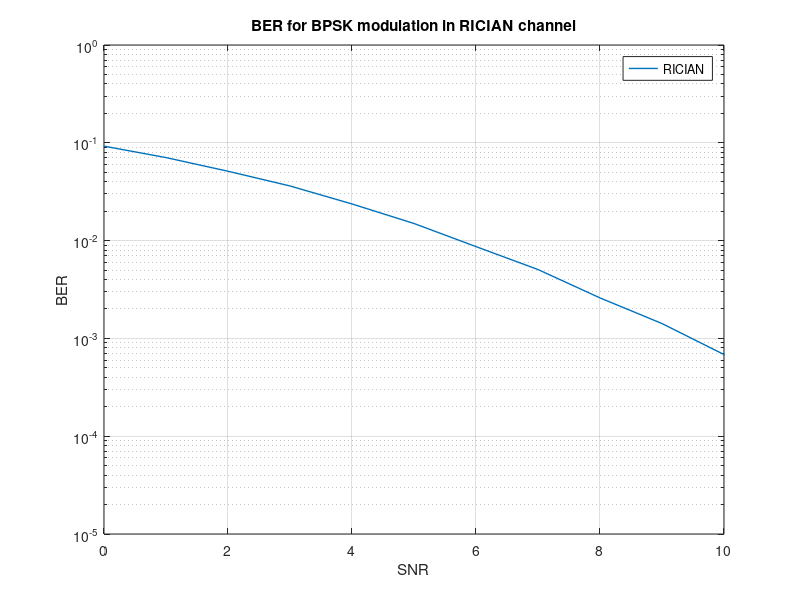

Write the MATLAB code that produced this figure.
%Wireless Channel comparison using fading channel(BPSK modulation)
% Computing BER for BPSK modulation in a Rician fading channel
clear; close all; clc; tic;
n=10^6;%no of samples or bits 
bits=randi([0,1],1,n);% generates random integers 0's and 1's
signal=2*bits-1;% BPSK modulation 0 -> -1; 1 -> 1 
k_factor=10; % Rician factor
mean=sqrt(k_factor/(k_factor+1));% mean
variance=sqrt(1/(2*(k_factor+1)));% variance
Nr2=randn(1,length(signal))*variance+mean;
Ni2=randn(1,length(signal))*variance;
RFC=sqrt(Nr2.^2+Ni2.^2); % Rician fading coefficient
for k=0:1:40
    snrl=10^(k/10);% convert the SNR in dB value
    Np=1/snrl;% To generate the noise power
    sd=sqrt(Np/2);% standard deviation of guassian noise
    noise=random('Normal',0,sd,1,length(signal)); % Generates Gaussian noise
    t1=signal.*RFC+noise; % s means transmitted signal
    z1=t1./RFC;% equalization
 op1=(z1>0); % threshold detection
    BER(k+1)=sum(xor(op1,bits))/n; % observed BER
    end;
    %figure;
    k=0:1:20;
    semilogy(k,BER(k+1),'-','LineWidth',1);
    hold on;
    axis([0 10 10^-5 1]);
title('BER for BPSK modulation in RICIAN channel');grid on;
xlabel('SNR');ylabel('BER');
hleg=legend('RICIAN')
